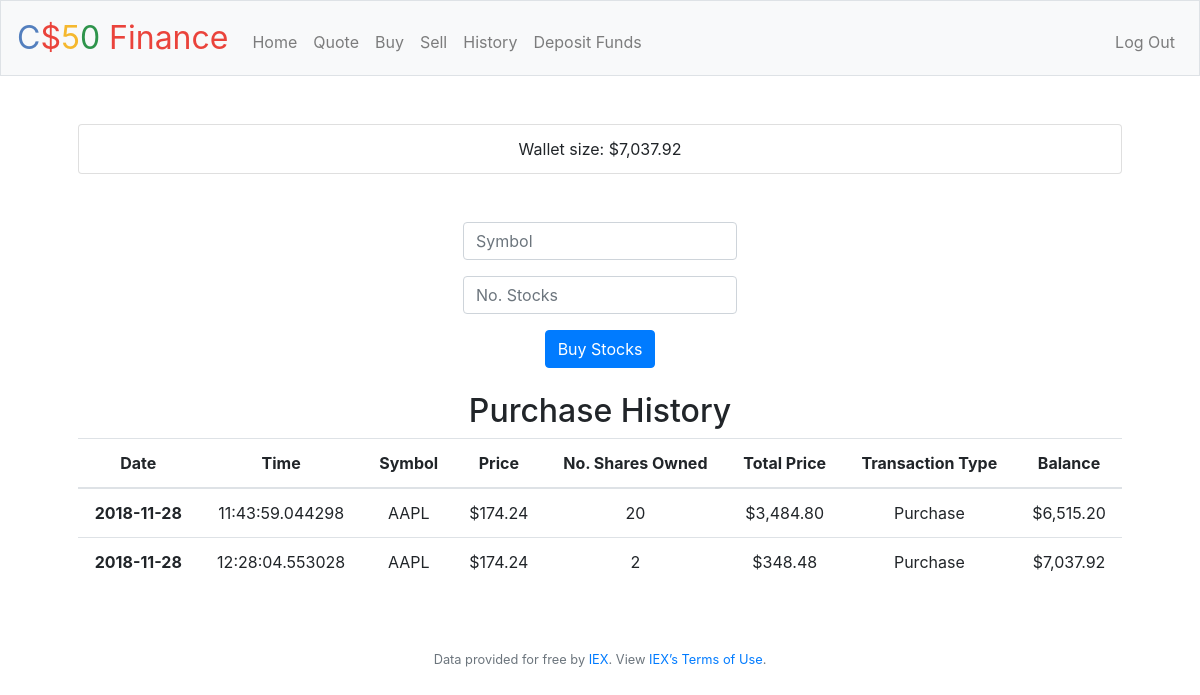
Before: /buy (signed in) with the older database file.
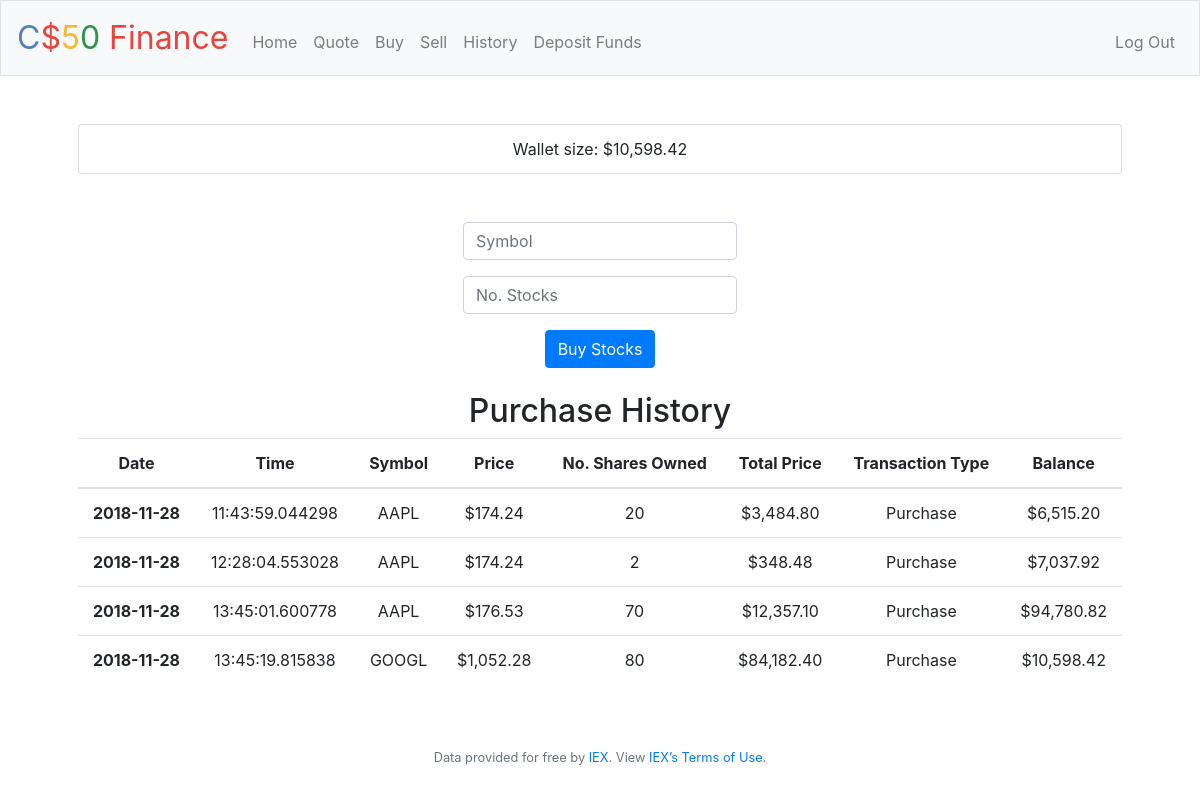
After: the same page with the newer database file.
### tables this page shows
CREATE TABLE 'users' ('id' INTEGER PRIMARY KEY AUTOINCREMENT NOT NULL, 'username' TEXT NOT NULL, 'hash' TEXT NOT NULL, 'cash' NUMERIC NOT NULL DEFAULT 10000.00 );

CREATE TABLE 'transactions' ( "transaction_id" INTEGER PRIMARY KEY, "id" INTEGER NOT NULL, "date" DATE NOT NULL, "time" TIME NOT NULL, "symbol" TEXT NOT NULL,'stock_price' numeric NOT NULL, "num_shares" INTEGER NOT NULL,'total_price' numeric NOT NULL, "transaction_type" INTEGER NOT NULL,'balance' numeric NOT NULL, FOREIGN KEY(id) REFERENCES users(id) );

### application.py (the view)
@app.route("/buy", methods=["GET", "POST"])
@login_required
def buy():
    id = session["user_id"][0]["id"]
    wallet = db.execute("SELECT cash FROM users WHERE id = :id", id=id)
    balance = wallet[0]["cash"]
    history = db.execute("""
        SELECT date, time, symbol, stock_price, num_shares, total_price, transaction_type, balance
        FROM transactions
        WHERE id=:id AND transaction_type='Purchase'""", id=id)
    index = []
    for i, v in enumerate(history):
        index.append(i)
    if request.method == "POST":
        if not request.form.get("symbol"):
            return apology("must provide symbol", 400)
        elif not request.form.get("shares"):
            return apology("must provide number of shares to purchase", 400)
        elif not request.form.get("shares").isnumeric():
            return apology("please provide whole number", 400)
        elif not int(request.form.get("shares")) > 0:
            return apology("please provide positive value", 400)
        elif not int(request.form.get("shares")) % 1 == 0:
            return apology("please provide whole number", 400)
        symbol = request.form.get("symbol")
        if not symbol or not symbol.isalpha():
            return apology("Sorry, could not retrieve company symbol", 400)
        else:
            quote = lookup(symbol)
        if not quote:
            return apology("Sorry, Symbol is invalid", 400)
        numShares = request.form.get("shares")
        if not numShares:
            return apology("Sorry, could not retrieve number of shares")
        else:
            totalPrice = float(numShares) * float(quote["price"])
        if not balance >= totalPrice:
            return apology("Sorry, insufficient funds")
        else:
            transactionType = "Purchase"
            balance = balance - totalPrice
            today = date.today().isoformat()
            time = datetime.now().time().isoformat()
            sql = ("""
                INSERT INTO transactions (id, date, time, symbol, stock_price, num_shares, total_price, transaction_type, balance)
                VALUES (?, ?, ?, ?, ?, ?, ?, ?, ?)""")
            values = (id, today, time, symbol, quote["price"], int(numShares), totalPrice, transactionType, balance)
            c.execute(sql, values)
            conn.commit()
            db.execute("UPDATE users SET cash = :balance WHERE id = :id", balance=balance, id=id)
        return redirect("/buy")
    elif request.method == "GET":
        return render_template("buy.html", usd = usd, balance = balance, history = history, index = index)

### application.py (called while the page is built)
@app.after_request
def after_request(response):
    response.headers["Cache-Control"] = "no-cache, no-store, must-revalidate"
    response.headers["Expires"] = 0
    response.headers["Pragma"] = "no-cache"
    return response

### helpers.py (called while the page is built)
def login_required(f):
    @wraps(f)
    def decorated_function(*args, **kwargs):
        if session.get("user_id") is None:
            return redirect("/login")
        return f(*args, **kwargs)
    return decorated_function

def usd(value):
    return f"${value:,.2f}"

### templates/buy.html (shortened to what this page needs)
{% extends "layout.html" %}
{% block main %}
    <ul class="list-group">
        <li class="list-group-item">Wallet size: {{ usd(balance) }}</li>
    </ul><br><br>
    <form action="/buy" method="post">
        <div class="form-group">
            <input autocomplete="off" autofocus class="form-control" name="symbol" placeholder="Symbol" type="text"/>
        </div>
        <div class="form-group">
            <input autocomplete="off" class="form-control" name="shares" placeholder="No. Stocks" type="number" min="1"/>
        </div>
        <button class="btn btn-primary" type="submit">Buy Stocks</button>
    </form><br>
    <h2>Purchase History</h2>
    <table class="table">
        <thead>
            <tr>
                <th scope="col">Date</th>
                <th scope="col">Time</th>
                <th scope="col">Symbol</th>
                <th scope="col">Price</th>
                <th scope="col">No. Shares Owned</th>
                <th scope="col">Total Price</th>
                <th scope="col">Transaction Type</th>
                <th scope="col">Balance</th>
            </tr>
        </thead>
        <tbody>
            {% for row in index %}
            <tr>
                <th scope="row">{{ history[row]["date"] }}</th>
                <td>{{ history[row]["time"] }}</td>
                <td>{{ history[row]["symbol"] }}</td>
                <td>{{ usd(history[row]["stock_price"]) }}</td>
                <td>{{ history[row]["num_shares"] }}</td>
                <td>{{ usd(history[row]["total_price"]) }}</td>
                <td>{{ history[row]["transaction_type"] }}</td>
                <td>{{ usd(history[row]["balance"]) }}</td>
            </tr>
            {% endfor %}
        </tbody>
    </table>
{% endblock %}

### templates/layout.html (shortened to what this page needs)
<!DOCTYPE html>
<html lang="en">
    <head>
        <link href="https://maxcdn.bootstrapcdn.com/bootstrap/4.0.0-beta.2/css/bootstrap.min.css" rel="stylesheet"/>
        <link href="/static/styles.css" rel="stylesheet"/>
    </head>
    <body>
        <nav class="navbar navbar-expand-md navbar-light bg-light border">
            <a class="navbar-brand" href="/"><span class="blue">C</span><span class="red">$</span><span class="yellow">5</span><span class="green">0</span> <span class="red">Finance</span></a>
            <div class="collapse navbar-collapse" id="navbar">
                {% if session.user_id %}
                    <ul class="navbar-nav mr-auto mt-2">
                        <li class="nav-item"><a class="nav-link" href="/">Home</a></li>
                        <li class="nav-item"><a class="nav-link" href="/quote">Quote</a></li>
                        <li class="nav-item"><a class="nav-link" href="/buy">Buy</a></li>
                        <li class="nav-item"><a class="nav-link" href="/sell">Sell</a></li>
                        <li class="nav-item"><a class="nav-link" href="/history">History</a></li>
                        <li class="nav-item"><a class="nav-link" href="/depFunds">Deposit Funds</a></li>
                    </ul>
                    <ul class="navbar-nav ml-auto mt-2">
                        <li class="nav-item"><a class="nav-link" href="/logout">Log Out</a></li>
                    </ul>
                {% else %}
                    <ul class="navbar-nav ml-auto mt-2">
                        <li class="nav-item"><a class="nav-link" href="/register">Register</a></li>
                        <li class="nav-item"><a class="nav-link" href="/login">Log In</a></li>
                    </ul>
                {% endif %}
            </div>
        </nav>
        <main class="container p-5">
            {% block main %}{% endblock %}
        </main>
        <footer class="small text-center text-muted">
            Data provided for free by <a href="https://iextrading.com/developer">IEX</a>. View <a href="https://iextrading.com/api-exhibit-a/">IEX’s Terms of Use</a>.
        </footer>
    </body>
</html>

### static/styles.css (style rules this page uses)
nav .navbar-brand { font-size: xx-large; }
nav .navbar-brand .blue { color: #537fbe; }
nav .navbar-brand .red { color: #ea433b; }
nav .navbar-brand .yellow { color: #f5b82e; }
nav .navbar-brand .green { color: #2e944b; }
main .form-control { display: inline-block; width: auto; }
main { overflow-x: auto; text-align: center; }

Changed rows visible on the page:
changed users: cash "$7,037.92" → "$10,598.42"
added transactions: date "2018-11-28", time "13:45:01.600778", symbol "AAPL", stock_price "$176.53", num_shares "70", total_price "$12,357.10", transaction_type "Purchase", balance "$94,780.82"
added transactions: date "2018-11-28", time "13:45:19.815838", symbol "GOOGL", stock_price "$1,052.28", num_shares "80", total_price "$84,182.40", transaction_type "Purchase", balance "$10,598.42"
